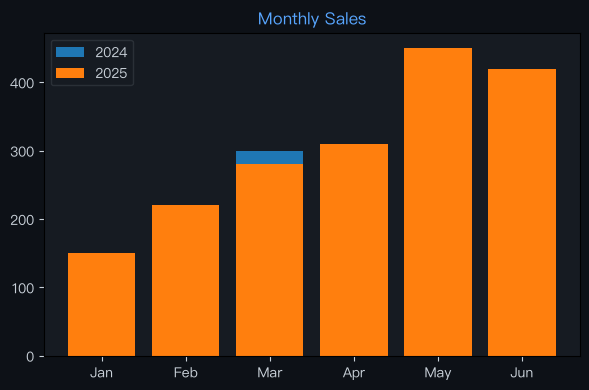

The Python source for this figure:
import matplotlib
matplotlib.use('Agg')
import matplotlib.pyplot as plt
import matplotlib.font_manager as fm
import json

for f in fm.fontManager.ttflist:
    if 'PingFang' in f.name:
        plt.rcParams['font.family'] = f.name
        break
plt.rcParams['axes.unicode_minus'] = False

labels = ["Jan","Feb","Mar","Apr","May","Jun"]
datasets = [{"label":"2024","data":[120,190,300,250,400,350]},{"label":"2025","data":[150,220,280,310,450,420]}]
chartType = "bar"

fig, ax = plt.subplots(figsize=(6, 4))
fig.patch.set_facecolor('#0d1117')
ax.set_facecolor('#161b22')
ax.tick_params(colors='#c9d1d9')

if chartType == 'pie':
    wedges, texts, autotexts = ax.pie(datasets[0]['data'], labels=labels, autopct='%1.1f%%',
        colors=['#238636','#1f6feb','#d29922','#f85149','#a371f7','#3fb950'],
        textprops={'color':'#c9d1d9'})
else:
    for ds in datasets:
        if chartType == 'bar':
            ax.bar(labels, ds['data'], label=ds['label'])
        elif chartType == 'line':
            ax.plot(labels, ds['data'], marker='o', label=ds['label'])
    ax.legend(facecolor='#161b22', edgecolor='#30363d', labelcolor='#c9d1d9')

ax.set_title("Monthly Sales", color='#58a6ff', fontsize=12)
plt.tight_layout()
plt.savefig("/Users/wisonzhu/projects/ag-ui-demo/.tmp/chart_x6lbey.png", dpi=100, bbox_inches='tight', facecolor='#0d1117')
